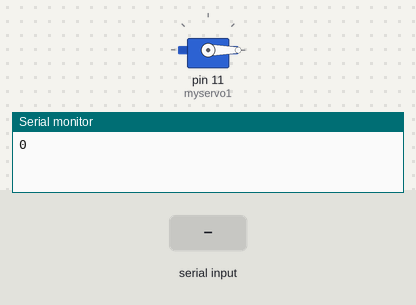
A sketch run on a simulated Arduino Uno, built with avr-gcc and run on an emulated ATmega328P. Parts: servo, the last lines printed to the serial monitor. Inputs (shaded band) come from the test bench.

Above: at 2.7 s.
2.8 s: "90,45\n" received over Serial
At 3.6 s:
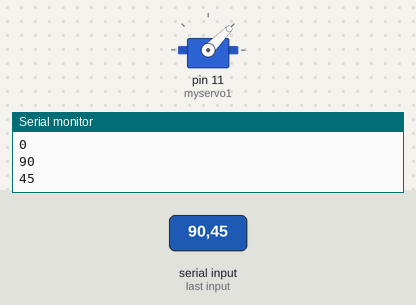
5.5 s: "30,150\n" received over Serial
At 6.4 s:
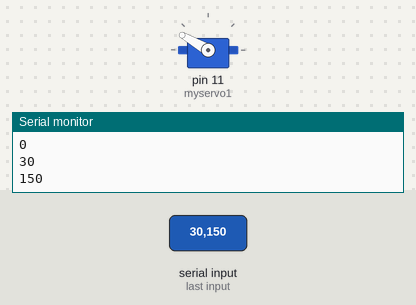
8.2 s: "200\n" received over Serial
At 8.7 s:
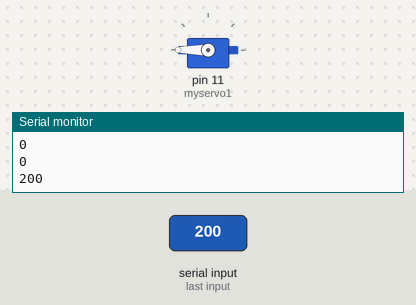
Timing chart, 0 to 11.2 s (numbered marks = the images above; inputs shaded):
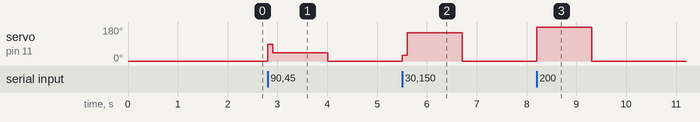

Measured:
- after the input at 2.8 s, servo on pin 11 (myservo1): 0° → 90° at once, → 45° 0.11 s later, → 0° 1.1 s later
- after the input at 5.5 s, servo on pin 11 (myservo1): 0° → 30° at once, → 150° 0.11 s later, → 0° 1.1 s later
- after the input at 8.2 s, servo on pin 11 (myservo1): 0° → 180° at once, → 0° 1.1 s later

The sketch:

Workshop_3__-_Servo_Motor.ino
```cpp
#include <Servo.h>
// Hi this is my new comment/ edit: Testing anything

Servo myservo1;
Servo myservo2;
int currentPosition = 0;

void setup() {
  Serial.begin(9600);

  // === Setup Code for Part 1 (a) === //
  myservo1.attach(11); //configure digital pin 11 to control the servo
  myservo1.write(0);
  delay(1500);

  // === Setup Code for Part 1 (b) === //
  //myservo2.attach(9); //configure digital pin 9 to control the servo
  //myservo2.write(93);
  //delay(1000);
}

void posServo(){
  int num = Serial.parseInt();
    Serial.println(num);
    myservo1.write(num);
    delay(100);
}


/*
void rotServo(){


  int num = Serial.parseInt();
  Serial.println(num);
  delay(100);

  if (num == 0){
    myservo2.write(93);
    delay(1000);
  }

  else if ( 0 < num <= 100){
    myservo2.write(map(num, 0, 100, 93, 0));
    delay(1000);
  }

  else if ( -100 <= num < 0) {
    myservo2.write(map(num, -100, 0, 180, 93));
    delay(1000);
  }

}
  */

void loop() {
  // Call the function for each part of the lab here to run

   posServo(); //For Position Servo
  // rotServo(); //For Continuous Rotation Servo
  delay(5);

}
```
